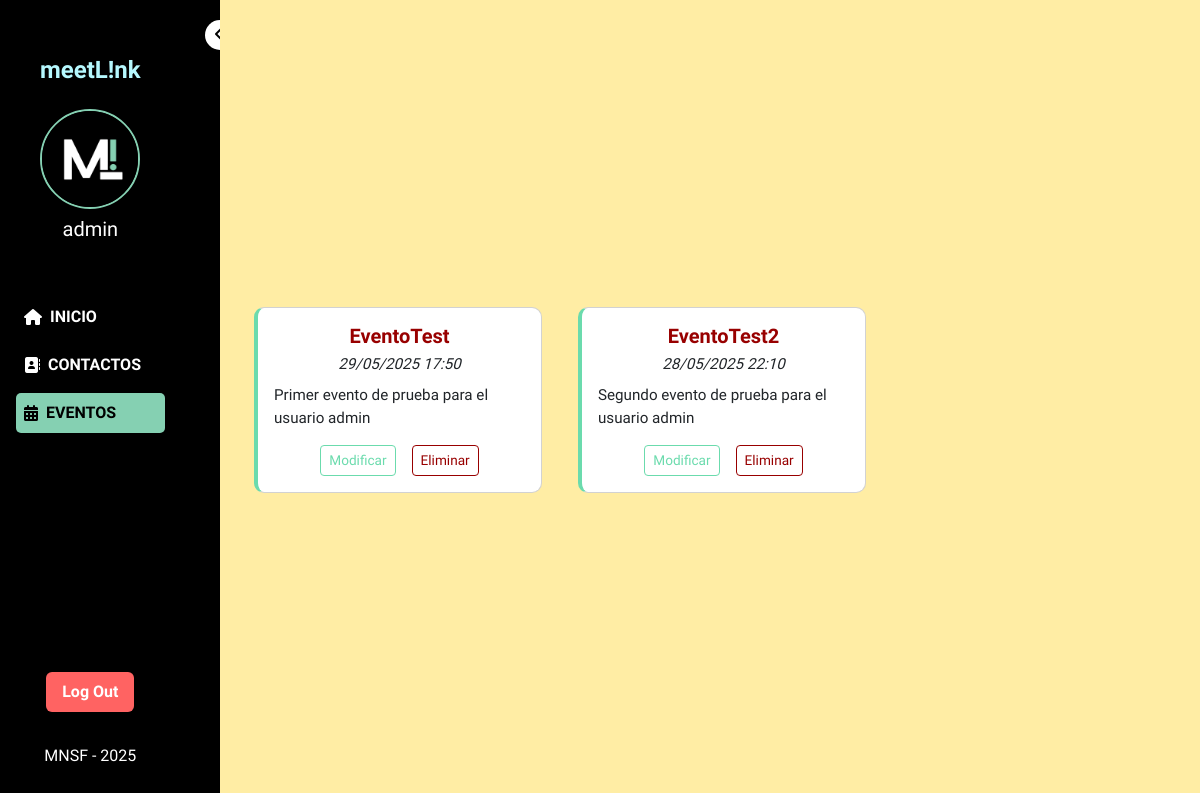
The page /eventos/ (signed in) on the database as committed earlier.
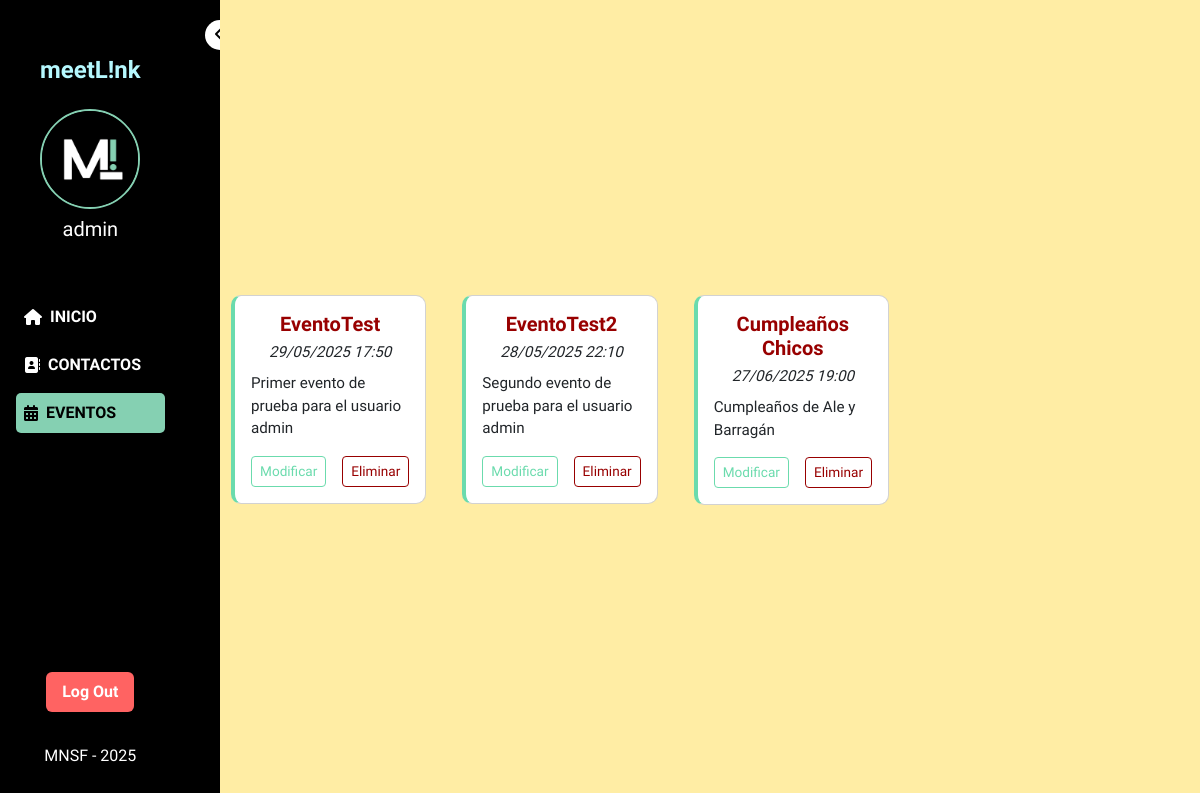
The same page on the database as committed later.
### meetLink/models.py (models this page shows, shortened)
class Evento(models.Model):
    nombre = models.CharField(max_length=25, verbose_name="Nombre")
    descripcion = models.CharField(max_length=50, verbose_name="Descripción")
    ubicacion = models.CharField(max_length=50, default="Por definir", verbose_name="Ubicación")
    fecha_inicio = models.DateTimeField(verbose_name="Fecha de inicio")
    fecha_fin = models.DateTimeField(verbose_name="Fecha de fin")
    transporte = models.CharField(max_length=20, verbose_name="Medio de transporte")
    presupuesto = models.BooleanField(default=False, verbose_name="Presupuesto")
    grupo = models.ForeignKey('GrupoContacto', on_delete=models.SET_NULL, null=True, blank=True, verbose_name="Grupo de Contacto")
    maleta = models.BooleanField(default=False, verbose_name="Maleta")
    todo = models.BooleanField(default=False, verbose_name="To Do")
    p_alojamiento = models.DecimalField(decimal_places=2, max_digits=10, default=0.00)
    p_transporte = models.DecimalField(decimal_places=2, max_digits=10, default=0.00)
    p_comida = models.DecimalField(decimal_places=2, max_digits=10, default=0.00)
    p_otros = models.DecimalField(decimal_places=2, max_digits=10, default=0.00)
    usuario = models.ForeignKey(Usuario, on_delete=models.CASCADE, verbose_name='Usuario')
    class Meta:
        verbose_name = "Evento"
        verbose_name_plural = "Eventos"

### meetLink/views.py (the view)
# urls.py: path('eventos/', EventosView.as_view(), name='eventos'),
class EventosView(LoginRequiredMixin, TemplateView):
    template_name = 'meetLink/eventos/eventos.html'
    def get_context_data(self, **otros):
        context = super().get_context_data(**otros)
        usuario = self.request.user
        context['eventos'] = Evento.objects.filter(usuario = usuario)
        return context

### meetLink/templates/meetLink/eventos/eventos.html (shortened to what this page needs)
{% extends "meetLink/base.html" %}
{% load static %}
{% block contenido %}
<nav id="navbar" class="sidebar d-flex flex-column flex-shrink-0 position-fixed">
    <button class="toggle-btn" onclick="toggleSidebar()" alt="Minimizar/ampliar menú">
        <i class="fas fa-chevron-left"></i>
    </button>
    <div id="contenido-navbar" class="d-flex flex-column">
        <div class="p-4" style="text-align: center; padding-bottom: 1rem">
            <h4 class="logo-text fw-bold mb-0">meetL!nk</h4>
        </div>
        <div class="user-info text-center mb-4">
            <img src="{{ user.profile.image.url|default:'/media/logo2.png' }}" alt="Foto de perfil" class="rounded-circle">
            <h5 class="text-white mb-0 hide-on-collapse" alt="Nombre de usuario">{{ user.username }}</h5>
        </div>
        <ul class="nav flex-column">
            <li class="nav-item">
                <a class="sidebar-link text-decoration-none" href="{% url 'index' %}" alt="Inicio">
                    <i class="fas fa-home me-2"></i>
                    <span class="hide-on-collapse">INICIO</span>
                </a>
            </li>
            <li class="nav-item">
                <a class="sidebar-link text-decoration-none" href="{% url 'contactos' %}" alt="Contactos">
                    <i class="fas fa-address-book me-2"></i>
                    <span class="hide-on-collapse">CONTACTOS</span>
                </a>
            </li>
            <li class="nav-item">
                <a class="sidebar-link active text-decoration-none" href="{% url 'eventos' %}" alt="Eventos">
                    <i class="fas fa-calendar-alt me-2"></i>
                    <span class="hide-on-collapse">EVENTOS</span>
                </a>
            </li>
        </ul>
        <form action="{% url 'logout' %}" method="post" class="mt-auto text-center">
            <button type="submit" class="btn logout-btn mt-4 hide-on-collapse" alt="Botón logout">Log Out</button>
        </form>
        <div class="navbar-footer">
            MNSF - 2025
        </div>
    </div>
</nav>
<main class="main-content d-flex align-items-center justify-content-center">
    <div class="eventos-container-wrapper">
        <div class="eventos-scroll d-flex flex-row overflow-auto gap-3 px-4 py-3">
            {% for evento in eventos %}
            <div class="card event-card p-3" style="flex: 1 1 250px; max-width: 300px; margin: 10px;">
                <h5 class="text-center fw-bold" alt="Nombre del evento">{{ evento.nombre }}</h5>
                <p class="text-center fst-italic mb-2" alt="Fecha del evento">{{ evento.fecha_inicio|date:"d/m/Y H:i" }}</p>
                <p alt="Descripción del evento">{{ evento.descripcion }}</p>
                <div class="d-flex justify-content-center gap-3 mt-2">
                    <a href="{% url 'eventos_update' evento.id %}" class="btn btn-sm btn-modificar" alt="Modificar evento">Modificar</a>
                    <a href="{% url 'eventos_delete' evento.id %}" class="btn btn-sm btn-eliminar" alt="Elimiar evento">Eliminar</a>
                </div>
            </div>
            {% empty %}
            <p class="text-center">No hay eventos disponibles.</p>
            {% endfor %}
        </div>
    </div>
</main>
{% endblock %}

Rows that differ between the two databases and show on the page:
added Evento: nombre "Cumpleaños Chicos", fecha_inicio "27/06/2025 19:00", descripcion "Cumpleaños de Ale y Barragán"
